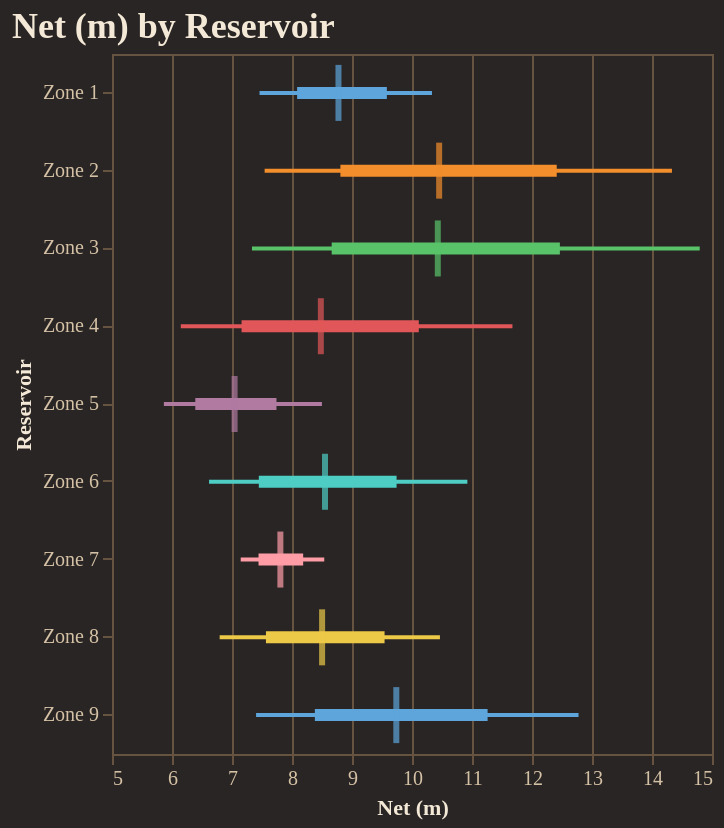

Here is the notebook cell this chart was saved with:
### Code cell
fig = reporter.plotter.forest_plot(
    "Net (m)", 
    backend=PLOTTING_BACKEND
)
fig.show()

### Figure 1 — Vega-Lite specification as saved in the notebook (floating-point values rounded to 4 significant figures)
{"config": {"background": "#292524", "view": {"fill": "#292524", "stroke": "#665340"}, "title": {"color": "#f4e9d7", "font": "Merriweather", "fontSize": 18, "fontWeight": 600, "subtitleColor": "#d5c2a6", "anchor": "start"}, "axis": {"domainColor": "#665340", "gridColor": "#665340", "tickColor": "#665340", "labelColor": "#d5c2a6", "titleColor": "#f4e9d7", "labelFont": "Merriweather", "titleFont": "Merriweather"}, "legend": {"titleColor": "#f4e9d7", "labelColor": "#d5c2a6", "labelFont": "Merriweather", "titleFont": "Merriweather", "orient": "top-right", "symbolType": "circle"}, "header": {"labelColor": "#d5c2a6", "titleColor": "#f4e9d7", "labelFont": "Merriweather", "titleFont": "Merriweather"}, "mark": {"color": "#c78d3b"}, "line": {"color": "#c78d3b"}, "bar": {"color": "#c78d3b"}, "point": {"color": "#ddb06d"}, "area": {"color": "#c78d3b", "opacity": 0.35}, "text": {"color": "#f4e9d7", "font": "Merriweather"}, "range": {"category": ["#5DA5DA", "#F28E2B", "#59C36A", "#E15759", "#B07AA1", "#4ECDC4", "#FF9DA7", "#EDC948"]}}, "layer": [{"mark": {"type": "rule", "strokeWidth": 2}, "encoding": {"color": {"field": "group", "legend": null, "type": "nominal"}, "x": {"field": "p10", "scale": {"zero": false}, "title": "Net (m)", "type": "quantitative"}, "x2": {"field": "p90"}, "y": {"field": "group", "sort": ["Zone 1", "Zone 2", "Zone 3", "Zone 4", "Zone 5", "Zone 6", "Zone 7", "Zone 8", "Zone 9"], "title": "Reservoir", "type": "nominal"}}}, {"mark": {"type": "rule", "strokeWidth": 6}, "encoding": {"color": {"field": "group", "legend": null, "type": "nominal"}, "x": {"field": "p25", "scale": {"zero": false}, "title": "Net (m)", "type": "quantitative"}, "x2": {"field": "p75"}, "y": {"field": "group", "sort": ["Zone 1", "Zone 2", "Zone 3", "Zone 4", "Zone 5", "Zone 6", "Zone 7", "Zone 8", "Zone 9"], "title": "Reservoir", "type": "nominal"}}}, {"mark": {"type": "tick", "color": "black", "size": 28, "thickness": 3}, "encoding": {"color": {"field": "group", "legend": null, "type": "nominal"}, "tooltip": [{"field": "group", "title": "Group", "type": "nominal"}, {"field": "p10", "title": "P10", "type": "quantitative"}, {"field": "p25", "title": "P25", "type": "quantitative"}, {"field": "median", "title": "Median", "type": "quantitative"}, {"field": "p75", "title": "P75", "type": "quantitative"}, {"field": "p90", "title": "P90", "type": "quantitative"}], "x": {"field": "median", "scale": {"zero": false}, "title": "Net (m)", "type": "quantitative"}, "y": {"field": "group", "sort": ["Zone 1", "Zone 2", "Zone 3", "Zone 4", "Zone 5", "Zone 6", "Zone 7", "Zone 8", "Zone 9"], "title": "Reservoir", "type": "nominal"}}}], "data": {"name": "data-10db86c98e71c6493b71ce4bb868733c"}, "height": 350, "title": "Net (m) by Reservoir", "width": "container", "$schema": "https://vega.github.io/schema/vega-lite/v5.20.1.json", "datasets": {"data-10db86c98e71c6493b71ce4bb868733c": [{"group": "Zone 1", "p10": 7.459, "p25": 8.085, "median": 8.775, "p75": 9.581, "p90": 10.33}, {"group": "Zone 2", "p10": 7.544, "p25": 8.807, "median": 10.45, "p75": 12.41, "p90": 14.33}, {"group": "Zone 3", "p10": 7.333, "p25": 8.661, "median": 10.43, "p75": 12.46, "p90": 14.8}, {"group": "Zone 4", "p10": 6.146, "p25": 7.16, "median": 8.481, "p75": 10.11, "p90": 11.67}, {"group": "Zone 5", "p10": 5.865, "p25": 6.388, "median": 7.043, "p75": 7.741, "p90": 8.499}, {"group": "Zone 6", "p10": 6.618, "p25": 7.447, "median": 8.55, "p75": 9.743, "p90": 10.92}, {"group": "Zone 7", "p10": 7.145, "p25": 7.442, "median": 7.806, "p75": 8.186, "p90": 8.537}, {"group": "Zone 8", "p10": 6.795, "p25": 7.566, "median": 8.502, "p75": 9.543, "p90": 10.47}, {"group": "Zone 9", "p10": 7.401, "p25": 8.381, "median": 9.739, "p75": 11.26, "p90": 12.78}]}}
